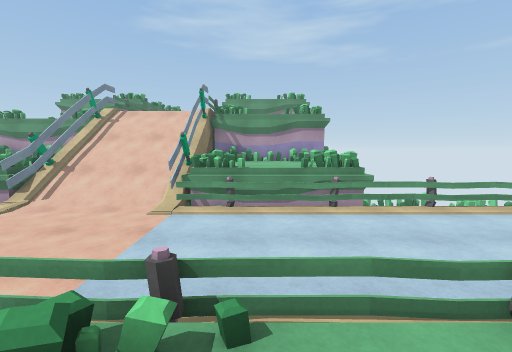
view 1 (above)

24 first-person views from a walk through a 3-D level made in the Unity game engine. The camera is 1.3 m above the floor, tilts 6° down and sees 90° across. The floor is counted in squares, 1 m on a side. Each view is taken from the middle of a square. On the plan, view 1 faces up. The plan holds only what a view shows up to about 13 squares ahead; the rest is blank. The place goes on beyond the plan.

view 2
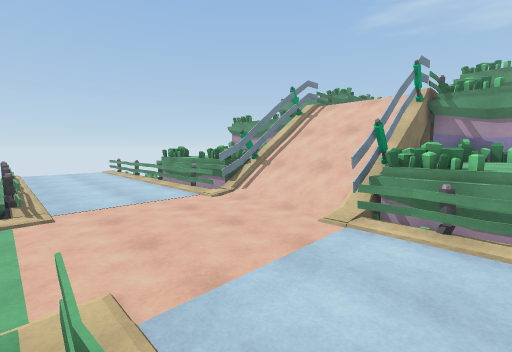

view 3
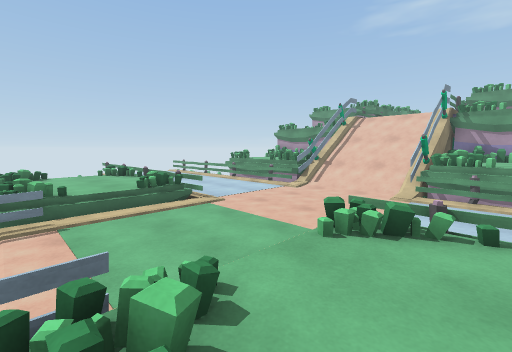

view 4
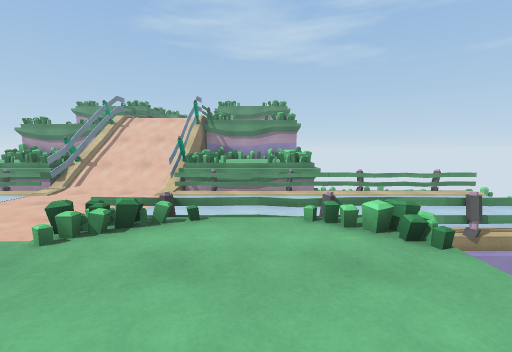

view 5
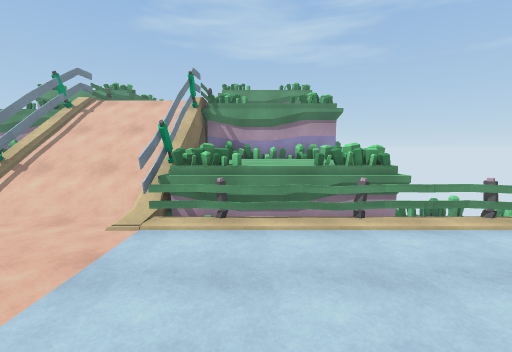

view 6
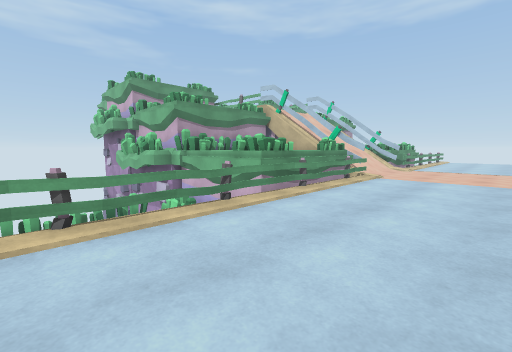

view 7
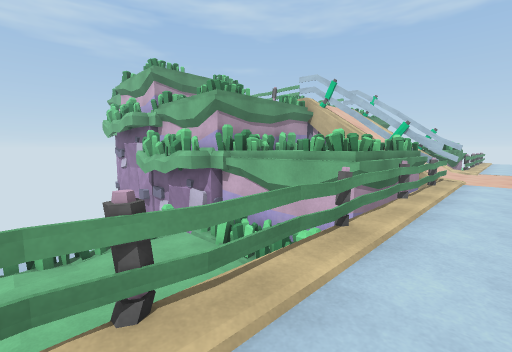

view 8
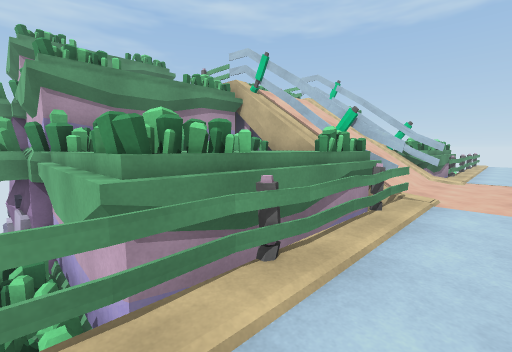

view 9
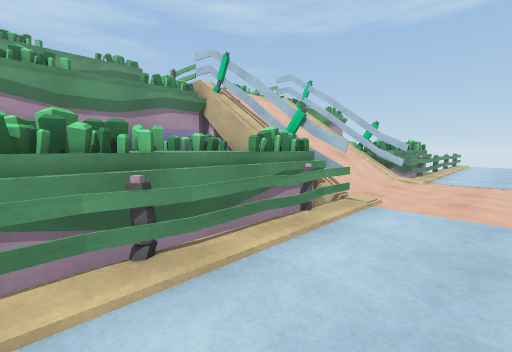

view 10
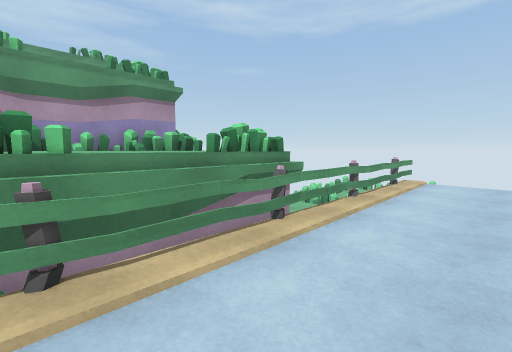

view 11
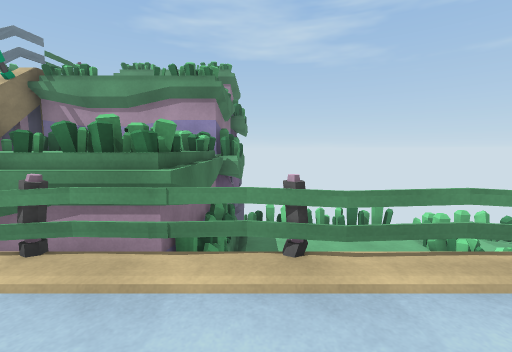

view 12
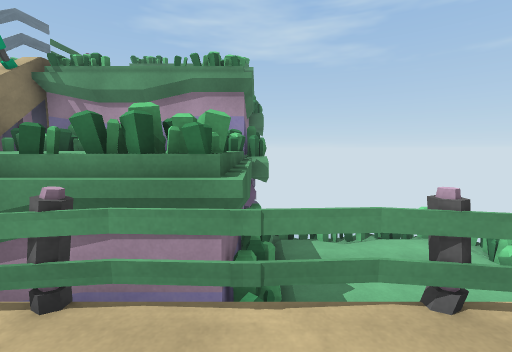

view 13
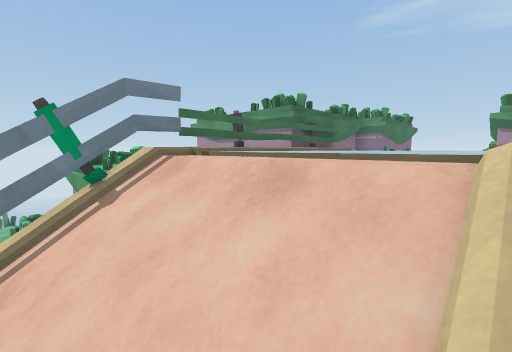

view 14
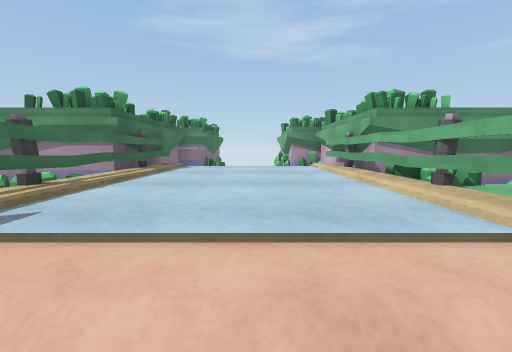

view 15
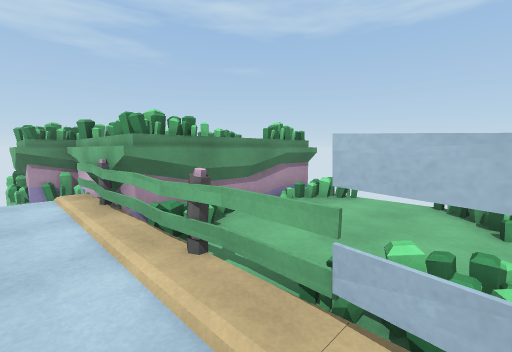

view 16
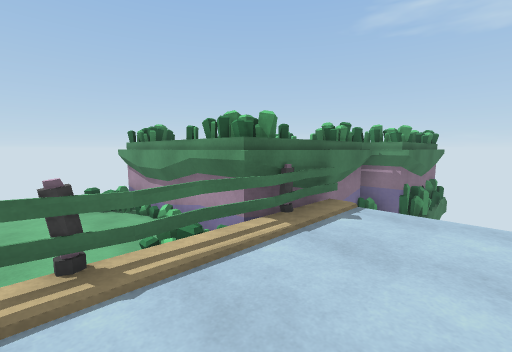

view 17
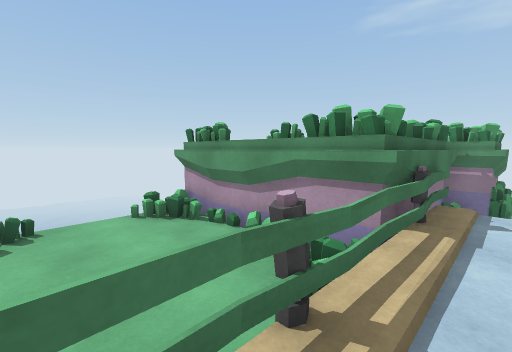

view 18
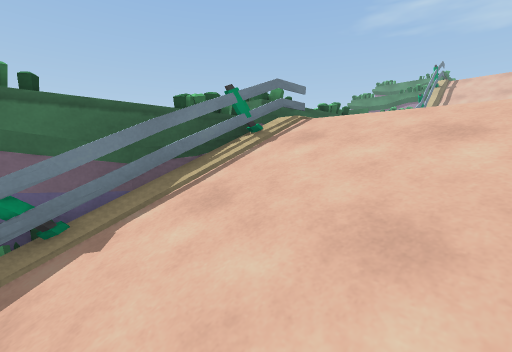

view 19
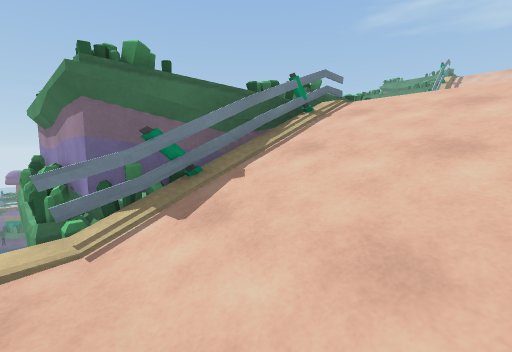

view 20
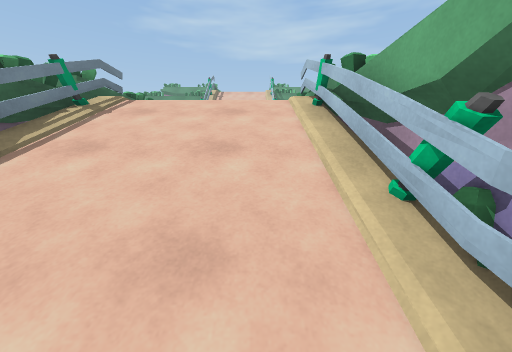

view 21
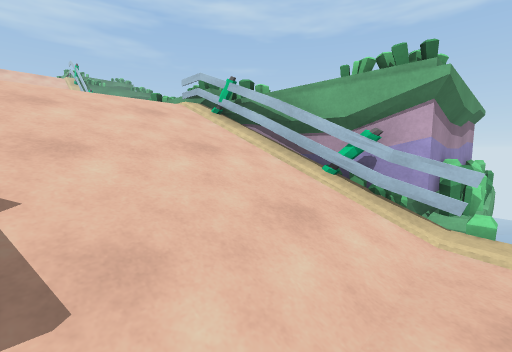

view 22
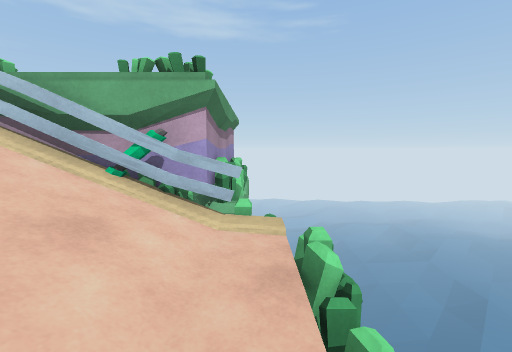

view 23
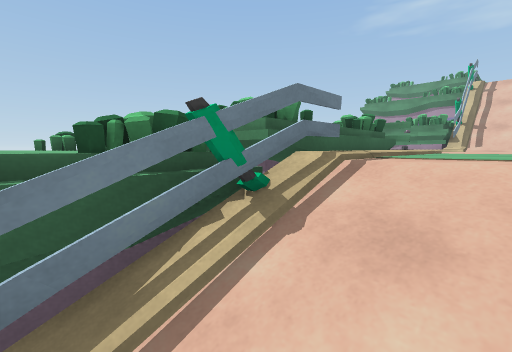

view 24
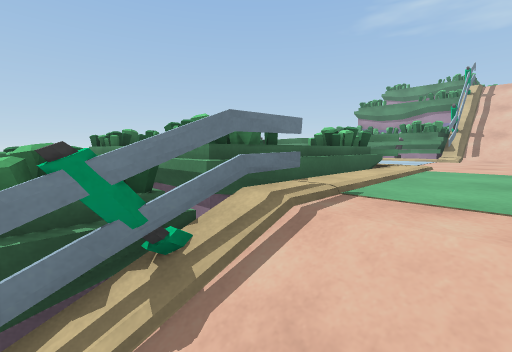

### Floor plan
Key: @ floor where view 1 was taken; # wall or solid block; x gap in a wall; . main floor; : floor 0.5 m higher than the main floor; + floor 1.25 m higher than the main floor; - floor 2.75 m lower than the main floor; * floor 3.25 m higher than the main floor; % floor 3.75 m higher than the main floor; & floor 4 m higher than the main floor; $ floor 4.25 m higher than the main floor; / step, stairs or slope; = window, fence, low wall or low ledge; ^ raised ledge; v drop or lower ground.
Columns run from 20 left of view 1 to 11 right of it. Each row starts with its distance up from view 1.
 24       #     #v  v#^
 23      v#     #     #
 22       ^     #vvvvv^
 21      v^    ^^&&&&&^
 20      v#^  ^##&&&&&#^   ^
 19      v#^^^^#^&&&&&#^^^^^^
 18      v&****&=&&&&&=%%%%$v
 17      v******=&&&&&=%%%%%v
 16      v******#&&&&&=%%%%%v
 15      #******#&&&&&=%%%%%v
 14 vvvvv##*==**#////#&%%%% #vvvvvv
 13 vvvvvv##vvvv#/////#v++v##vvvvvvv
 12 vvvvvv#    +#/////x+++^^#vvvvvvv
 11 vvv vv=     x/////x++^^^vvvvvvv
 10 vvvvvv#     #/////x+^^^^vvvvvvv
  9     vv#=++=##////=##^^^#v
  8 vvvvvv======#..../======xvvvvvv
  7 ...............................
  6 ...............................
  5 ...............................
  4  ............................
  3 . ..........................
  2     v ^^^^=^=.....==/=x=vvv
  1       ^^^^^^/.....//:::=v
  0       ^^^^^^/...../:@:::v
 -1       ^^^^^^/...../:::::v
 -2       ^^^^^^/.....=/
 -3       ^^^^^^=..../=///
 -4            ^=/////=
 -5          ^ ^#/////=
 -6          ^^^^/////=
 -7            #^/////#
 -8            ##/////#
 -9      ########/////######v
-10       vvvvvvv----/vvvvvv
-11               vvvv

Where each view was taken, in squares from view 1:
view 1: 0 up, 0 right, facing up
view 2: 2 up, 0 right, facing up-left
view 3: 3 down, 0 right, facing up-left
view 4: 3 down, 1 right, facing up
view 5: 2 up, 0 right, facing up
view 6: 3 up, 20 left, facing up-right
view 7: 6 up, 20 left, facing up-right
view 8: 6 up, 15 left, facing up-right
view 9: 5 up, 14 left, facing up-right
view 10: 5 up, 1 left, facing up-right
view 11: 5 up, 5 right, facing up
view 12: 6 up, 4 right, facing up
view 13: 12 up, 3 left, facing up-left
view 14: 13 up, 5 left, facing up
view 15: 14 up, 4 left, facing up-right
view 16: 16 up, 5 left, facing up-left
view 17: 15 up, 7 left, facing up-left
view 18: 8 down, 4 left, facing up-left
view 19: 10 down, 4 left, facing up-left
view 20: 10 down, 4 left, facing up
view 21: 10 down, 7 left, facing up-right
view 22: 10 down, 7 left, facing right
view 23: 6 down, 6 left, facing up-left
view 24: 5 down, 6 left, facing up-left
